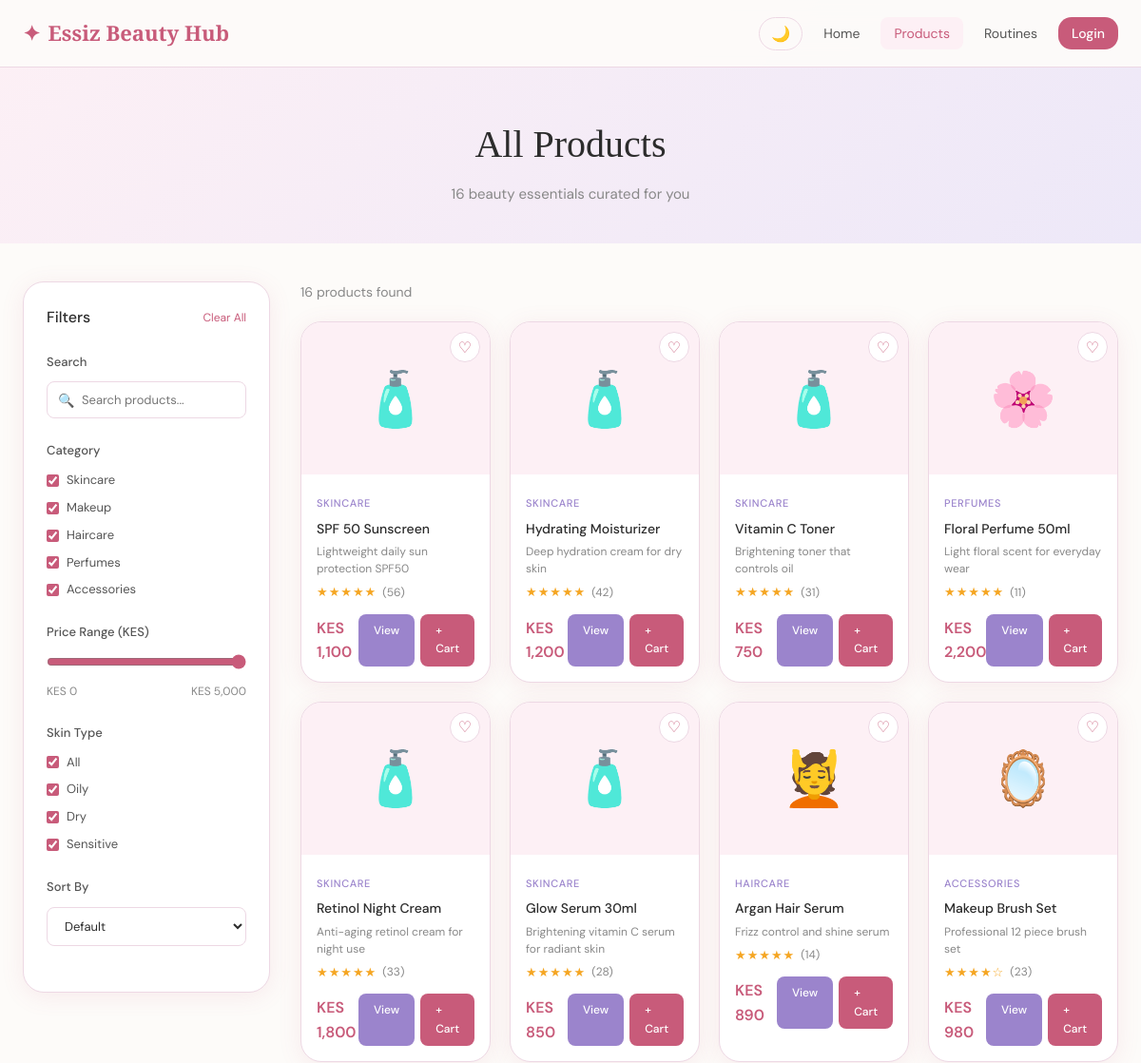
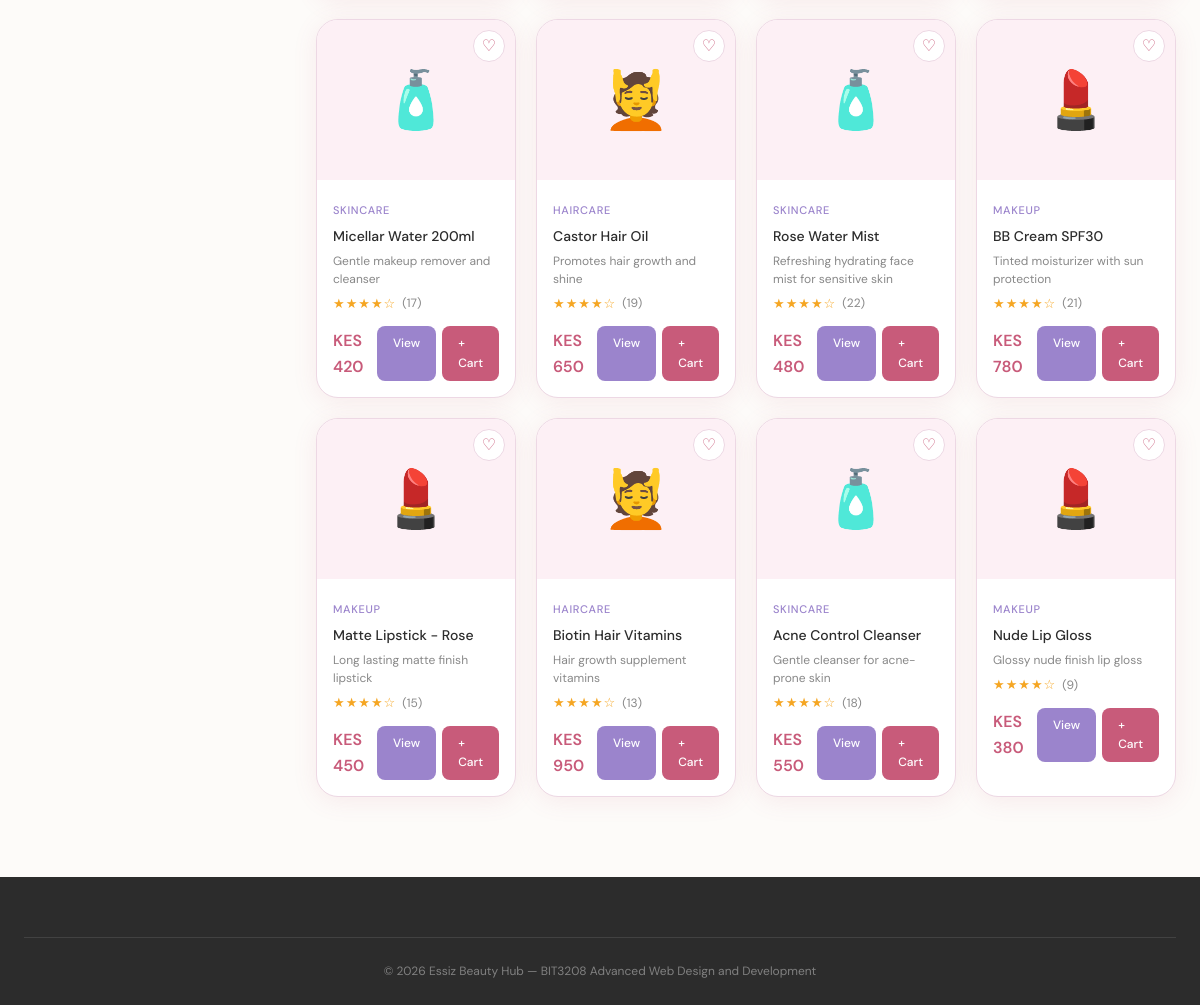
The page /products.php on the database as committed earlier (2 pictures, top to bottom).
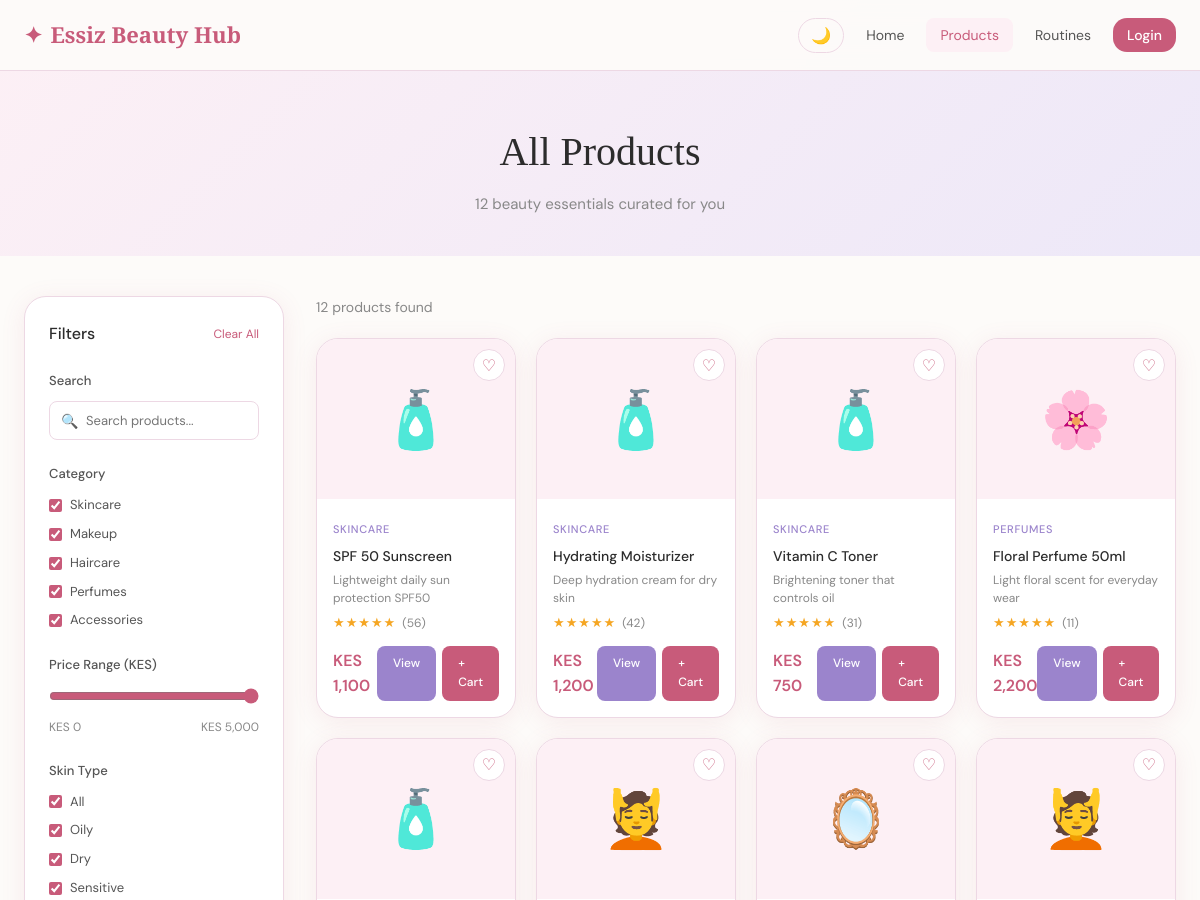
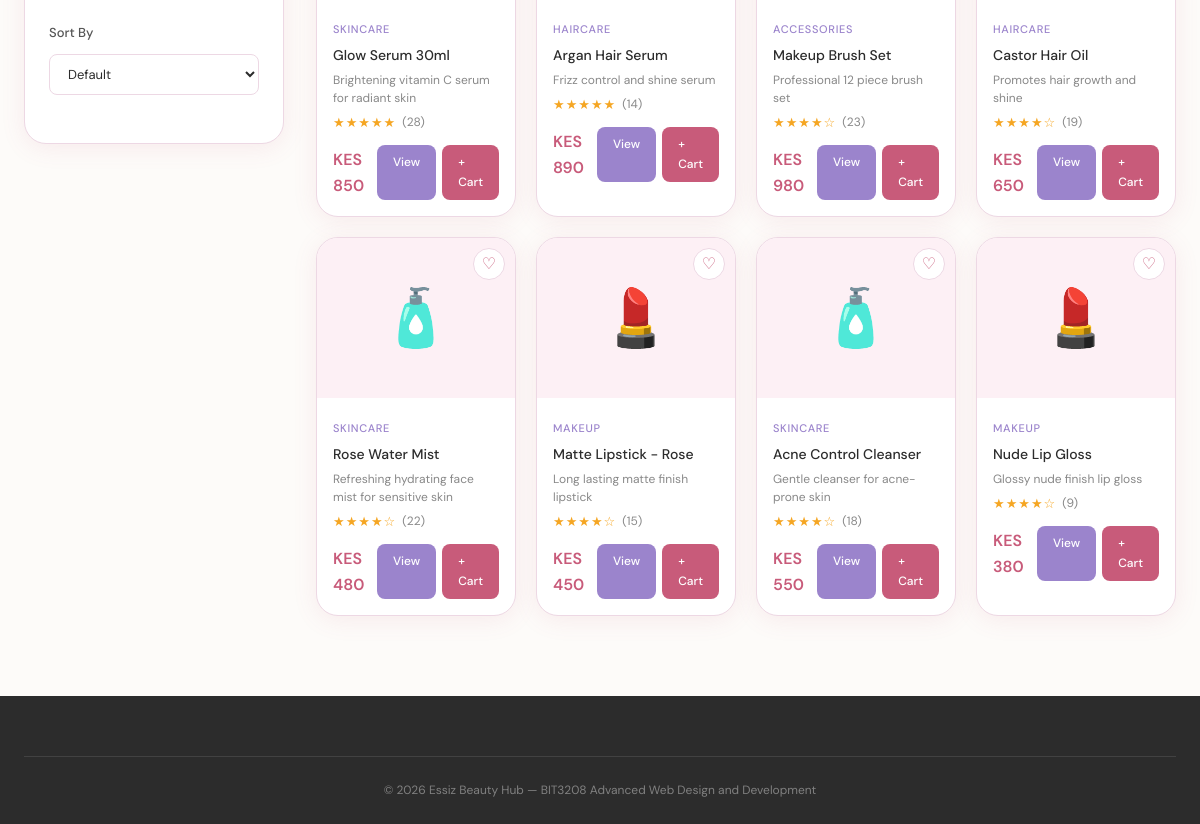
The same page on the database as committed later (2 pictures, top to bottom).
### tables this page shows
CREATE TABLE IF NOT EXISTS products (
  product_id   INT PRIMARY KEY AUTO_INCREMENT,
  name         VARCHAR(150) NOT NULL,
  category     VARCHAR(80) NOT NULL,
  description  TEXT,
  price        DECIMAL(10,2) NOT NULL,
  stock        INT DEFAULT 0,
  skin_type    VARCHAR(80),
  rating       DECIMAL(3,1) DEFAULT 0.0,
  review_count INT DEFAULT 0,
  created_at   TIMESTAMP DEFAULT CURRENT_TIMESTAMP
);

### includes/session.php (called while the page is built, shortened)
<?php
function isLoggedIn()  { return isset($_SESSION['user_id']) && !empty($_SESSION['user_id']); }
?>

### products.php (the view, shortened to what this page needs)
<?php
require_once 'includes/db_connect.php';
require_once 'includes/session.php';
$icons = ['Skincare'=>'🧴','Makeup'=>'💄','Haircare'=>'💆','Perfumes'=>'🌸','Accessories'=>'🪞'];
$products_result = mysqli_query($conn, "SELECT * FROM products ORDER BY rating DESC");
$total = mysqli_num_rows($products_result);
?>
<!DOCTYPE html>
<html lang="en">
<head>
  <link rel="stylesheet" href="css/style.css">
</head>
<body>
<nav class="navbar" id="navbar">
  <div class="nav-container">
    <a href="index.php" class="nav-brand"><span class="brand-star">✦</span> Essiz Beauty Hub</a>
    <ul class="nav-links" id="navLinks">
      <li>
  <button class="dark-toggle" id="darkToggle" title="Toggle Dark Mode">🌙</button>
</li>
      <li><a href="index.php">Home</a></li>
      <li><a href="products.php" class="active">Products</a></li>
      <li><a href="routine_builder.php">Routines</a></li>
      <?php if (isLoggedIn()): ?>
        <li><a href="cart.php">Cart</a></li>
        <li><a href="dashboard.php">My Account</a></li>
        <li><a href="logout.php" class="btn-nav">Logout</a></li>
      <?php else: ?>
        <li><a href="login.php" class="btn-nav">Login</a></li>
      <?php endif; ?>
    </ul>
  </div>
</nav>
<div class="page-header">
  <div class="container">
    <h1>All Products</h1>
    <p><?php echo $total; ?> beauty essentials curated for you</p>
  </div>
</div>
<div class="products-layout container">
  <aside class="filters-sidebar" id="filtersSidebar">
    <div class="filters-header">
      <h3>Filters</h3>
      <button class="clear-filters" id="clearFilters">Clear All</button>
    </div>
    <div class="filter-group">
      <label>Search</label>
      <div class="search-wrapper">
        <span class="search-icon">🔍</span>
        <input type="text" id="searchInput" placeholder="Search products..."/>
      </div>
    </div>
    <div class="filter-group">
      <label>Category</label>
      <div class="filter-options">
        <?php foreach(['Skincare','Makeup','Haircare','Perfumes','Accessories'] as $cat): ?>
        <label class="filter-option"><input type="checkbox" name="category" value="<?php echo $cat; ?>" checked> <?php echo $cat; ?></label>
        <?php endforeach; ?>
      </div>
    </div>
    <div class="filter-group">
      <label>Price Range (KES)</label>
      <div class="price-range">
        <input type="range" id="priceRange" min="0" max="5000" value="5000" step="100"/>
        <div class="price-labels"><span>KES 0</span><span id="priceValue">KES 5,000</span></div>
      </div>
    </div>
    <div class="filter-group">
      <label>Skin Type</label>
      <div class="filter-options">
        <?php foreach(['All','Oily','Dry','Sensitive'] as $s): ?>
        <label class="filter-option"><input type="checkbox" name="skin" value="<?php echo $s; ?>" checked> <?php echo $s; ?></label>
        <?php endforeach; ?>
      </div>
    </div>
    <div class="filter-group">
      <label>Sort By</label>
      <select id="sortSelect">
        <option value="default">Default</option>
      </select>
    </div>
  </aside>
  <main class="products-main">
    <div class="products-toolbar">
      <span id="productCount"><?php echo $total; ?> products found</span>
    </div>
    <div class="products-grid" id="productsGrid">
      <?php while ($p = mysqli_fetch_assoc($products_result)):
        $stars = str_repeat('★', round($p['rating'])) . str_repeat('☆', 5 - round($p['rating']));
        $icon  = $icons[$p['category']] ?? '✨';
      ?>
      <div class="product-card"
           data-category="<?php echo $p['category']; ?>"
           data-price="<?php echo $p['price']; ?>"
           data-skin="<?php echo $p['skin_type']; ?>"
           data-rating="<?php echo $p['rating']; ?>"
           data-name="<?php echo strtolower($p['name']); ?>">
        <div class="product-image">
          <div class="product-icon"><?php echo $icon; ?></div>
          <a href="wishlist.php?add=<?php echo $p['product_id']; ?>" class="wishlist-btn" title="Add to Wishlist">♡</a>
        </div>
        <div class="product-info">
          <span class="product-category"><?php echo $p['category']; ?></span>
          <h3 class="product-name"><?php echo htmlspecialchars($p['name']); ?></h3>
          <p class="product-desc"><?php echo htmlspecialchars($p['description']); ?></p>
          <div class="product-rating">
            <span class="stars"><?php echo $stars; ?></span>
            <span class="rating-num">(<?php echo $p['review_count']; ?>)</span>
          </div>
          <div class="product-footer">
            <span class="product-price">KES <?php echo number_format($p['price']); ?></span>
            <div style="display:flex;gap:6px;">
              <a href="product_detail.php?id=<?php echo $p['product_id']; ?>" class="btn-cart" style="background:var(--lavender);">View</a>
              <a href="cart.php?add=<?php echo $p['product_id']; ?>" class="btn-cart">+ Cart</a>
            </div>
          </div>
        </div>
      </div>
      <?php endwhile; ?>
    </div>
  </main>
</div>
<footer class="footer">
  <div class="container">
    <div class="footer-bottom">
      <p>© <?php echo date('Y'); ?> Essiz Beauty Hub — BIT3208 Advanced Web Design and Development</p>
    </div>
  </div>
</footer>
</body>
</html>

Rows that differ between the two databases and show on the page:
removed products: category "🧴", category "SKINCARE", name "Retinol Night Cream", description "Anti-aging retinol cream for night use", rating "★★★★★", review_count "33", price "1,800"
removed products: category "🧴", category "SKINCARE", name "Micellar Water 200ml", description "Gentle makeup remover and cleanser", rating "★★★★☆", review_count "17", price "420"
removed products: category "💄", category "MAKEUP", name "BB Cream SPF30", description "Tinted moisturizer with sun protection", rating "★★★★☆", review_count "21", price "780"
removed products: category "💆", category "HAIRCARE", name "Biotin Hair Vitamins", description "Hair growth supplement vitamins", rating "★★★★☆", review_count "13", price "950"
Other text that changed with them:
$total: "16" → "12"
